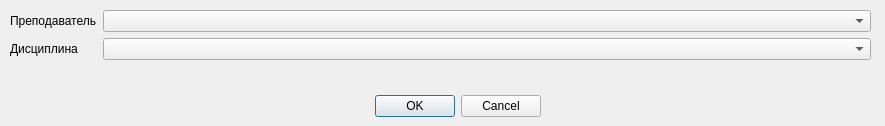
<?xml version="1.0" encoding="UTF-8"?>
<ui version="4.0">
 <class>DialogRelationshipTeacherDiscipline</class>
 <widget class="QDialog" name="DialogRelationshipTeacherDiscipline">
  <property name="geometry">
   <rect>
    <x>0</x>
    <y>0</y>
    <width>885</width>
    <height>126</height>
   </rect>
  </property>
  <property name="windowTitle">
   <string>Dialog</string>
  </property>
  <widget class="QDialogButtonBox" name="buttonBox">
   <property name="geometry">
    <rect>
     <x>370</x>
     <y>90</y>
     <width>171</width>
     <height>32</height>
    </rect>
   </property>
   <property name="orientation">
    <enum>Qt::Orientation::Horizontal</enum>
   </property>
   <property name="standardButtons">
    <set>QDialogButtonBox::StandardButton::Cancel|QDialogButtonBox::StandardButton::Ok</set>
   </property>
  </widget>
  <widget class="QWidget" name="formLayoutWidget">
   <property name="geometry">
    <rect>
     <x>10</x>
     <y>10</y>
     <width>861</width>
     <height>71</height>
    </rect>
   </property>
   <layout class="QFormLayout" name="formLayout">
    <item row="0" column="0">
     <widget class="QLabel" name="label_rel_teacher">
      <property name="text">
       <string>Преподаватель</string>
      </property>
     </widget>
    </item>
    <item row="1" column="0">
     <widget class="QLabel" name="label_rel_discipline">
      <property name="text">
       <string>Дисциплина</string>
      </property>
     </widget>
    </item>
    <item row="0" column="1">
     <widget class="QComboBox" name="combo_box_teacher"/>
    </item>
    <item row="1" column="1">
     <widget class="QComboBox" name="combo_box_discipline"/>
    </item>
   </layout>
  </widget>
 </widget>
 <resources/>
 <connections>
  <connection>
   <sender>buttonBox</sender>
   <signal>accepted()</signal>
   <receiver>DialogRelationshipTeacherDiscipline</receiver>
   <slot>accept()</slot>
   <hints>
    <hint type="sourcelabel">
     <x>248</x>
     <y>254</y>
    </hint>
    <hint type="destinationlabel">
     <x>157</x>
     <y>274</y>
    </hint>
   </hints>
  </connection>
  <connection>
   <sender>buttonBox</sender>
   <signal>rejected()</signal>
   <receiver>DialogRelationshipTeacherDiscipline</receiver>
   <slot>reject()</slot>
   <hints>
    <hint type="sourcelabel">
     <x>316</x>
     <y>260</y>
    </hint>
    <hint type="destinationlabel">
     <x>286</x>
     <y>274</y>
    </hint>
   </hints>
  </connection>
 </connections>
</ui>
